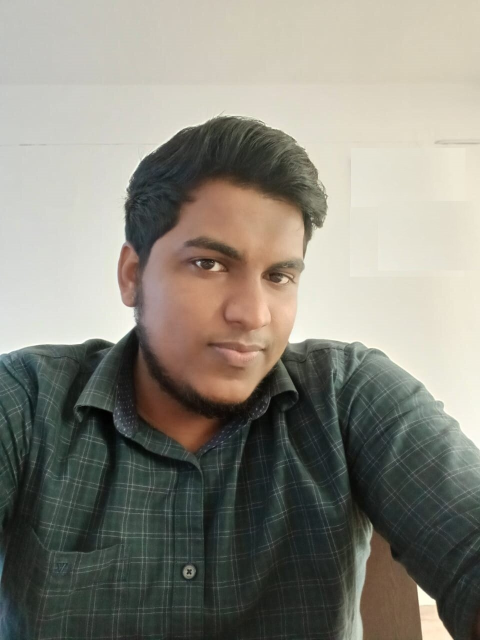
#> input picture training-data/s1/1.jpg, 960 x 1280 px (shown at 1/2 size); its folder holds only this picture in this run
$ python 'face recognisation.py'
#> lines starting #> are read from the running program, lines starting #| are printed output that depends on the picture
import cv2
import numpy as np
import os

subjects = ["unknown", "Savad", "Riyas"]

def detect_face(img):
    gray = cv2.cvtColor(img, cv2.COLOR_BGR2GRAY)
    face_cascade = cv2.CascadeClassifier("lbpcascade_frontalface.xml")
    faces =face_cascade.detectMultiScale(gray, scaleFactor=1.2, minNeighbors=5)
    if len(faces) ==0:
      return None, None
    a,b,c,d =faces[0]
    return gray[a:a+d, b:b+c], faces[0]

def prepare_training_data(data_folder_path):
#> called with data_folder_path = 'training-data'
  dirs =os.listdir(data_folder_path)
  faces =[]
  labels =[]
  for dir_name in dirs:
    if not dir_name.startswith("s"):
      continue
    label =int(dir_name.replace("s",""))
    subject_dir_path =data_folder_path+'/'+dir_name
    subject_images_name =os.listdir(subject_dir_path)
    for image_name in subject_images_name:
      image_path =subject_dir_path+ '/' + image_name
      image =cv2.imread(image_path)
#> image is the input picture: shape (1280, 960, 3); mean B, G, R 124.8, 135.1, 137.3
      cv2.imshow("Training On Images......", cv2.resize(image, (400,500)))
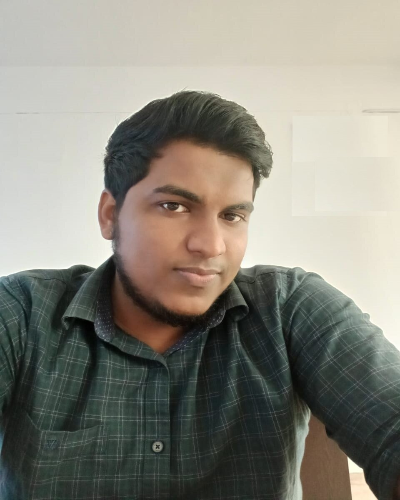
#> window 'Training On Images......': shape (500, 400, 3); mean B, G, R 124.7, 135, 137.2
      cv2.waitKey(100)
      face, rect =detect_face(image)
#> in detect_face, `faces =face_cascade.detectMultiScale(gray, scaleFactor=1.2, minNeighbo..`: faces = ()
      if face is not None:
        faces.append(face)
        labels.append(label)
#> pass 2 of the loop in prepare_training_data, `for dir_name in dirs:`:
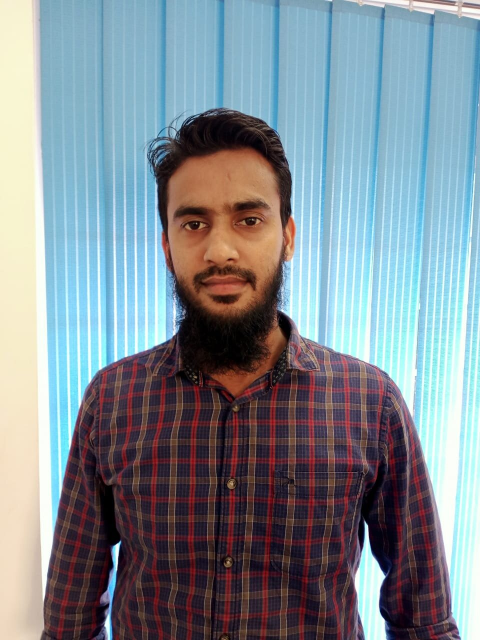
#> input picture training-data/s2/1.jpg, 960 x 1280 px (shown at 1/2 size)
#> in prepare_training_data, image is the input picture: shape (1280, 960, 3); mean B, G, R 147.6, 139.6, 128.6
#> in detect_face (call 2), `gray = cv2.cvtColor(img, cv2.COLOR_BGR2GRAY)`:
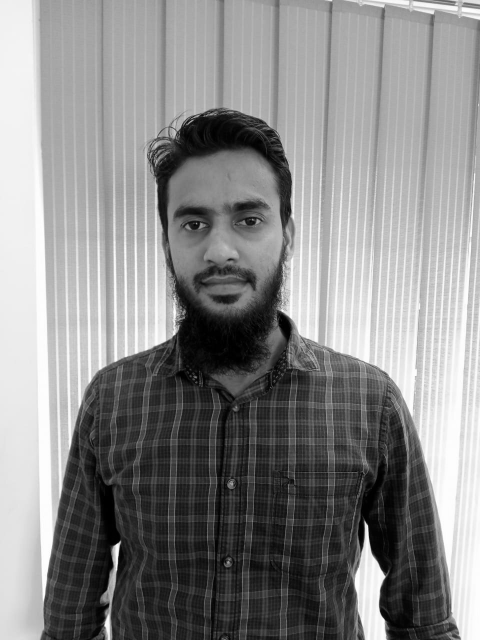
#> gray: shape (1280, 960) (shown at 1/2 size); min 0, max 255, mean 137.2
#> in detect_face (call 2), `faces =face_cascade.detectMultiScale(gray, scaleFactor=1.2, minNeighbo..`: faces = [[280, 317, 328, 328]]
#> a = 280; b = 317; c = 328
#> in prepare_training_data, `face, rect =detect_face(image)`:
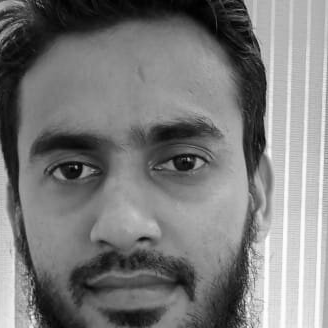
#> face: shape (328, 328); min 1, max 254, mean 123.1
#> in prepare_training_data, `face, rect =detect_face(image)`: rect = [280, 317, 328, 328]
  cv2.destroyAllWindows()
  cv2.waitKey()
  cv2.destroyAllWindows()
  return faces,labels

print('Preparing Data....')
faces,labels =prepare_training_data('training-data')
#> faces = 1 item; labels = [2]
print("Data Prepared!")

print("Face ->", len(faces))
#| Face -> 1
print("Label ->", len(labels))
#| Label -> 1

face_recognizer =cv2.face.LBPHFaceRecognizer_create()
face_recognizer.train(faces, np.array(labels))

def draw_rectangle(img, rect):
  x,y,w,h =rect
  cv2.rectangle(img, (x,y), (x+w, y+h), (50, 150, 250), 2)

def draw_text(img, text, x,y):
  cv2.putText(img, text, (x,y), cv2.FONT_HERSHEY_COMPLEX, 1.5, (100,200,300), 4)

def predict(img):
  #img =test_img.copy()
  face,rect =detect_face(img)
  label, confident =face_recognizer.predict(face)
  label_text =subjects[label]
  draw_rectangle(img, rect)
  draw_text(img,label_text, rect[0], rect[1]-5)
  return img

print("Predicting Images...")
test_img1 =cv2.imread('test-data/test1.jpg')
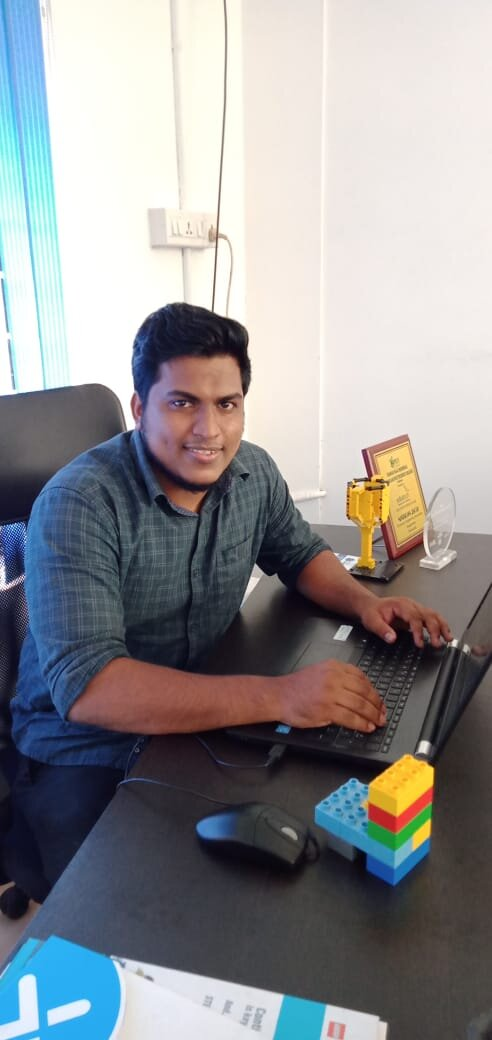
#> input picture test-data/test1.jpg, 492 x 1040 px
#> test_img1 is the input picture: shape (1040, 492, 3); mean B, G, R 147.2, 145.1, 145
test_img2 =cv2.imread('test-data/test2.jpg')
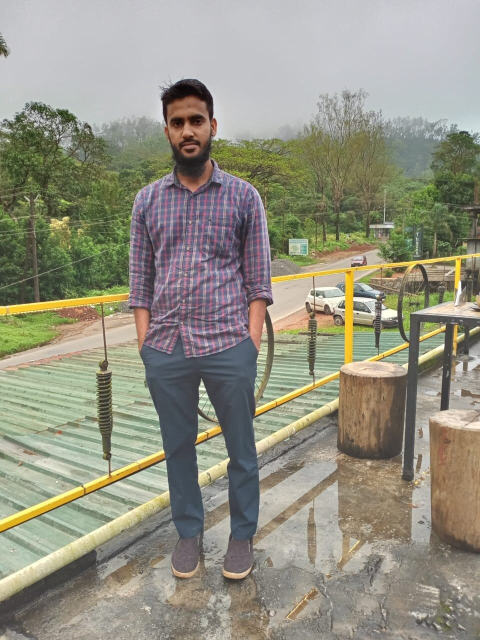
#> input picture test-data/test2.jpg, 960 x 1280 px (shown at 1/2 size)
#> test_img2 is the input picture: shape (1280, 960, 3); mean B, G, R 130.1, 145.6, 147.6

predicted_img1 =predict(test_img1)
#> in predict, `face,rect =detect_face(img)`: rect = [148, 359, 116, 116]
#> in predict, `label, confident =face_recognizer.predict(face)`: label = 2; confident = 197.3
#> in predict, `label_text =subjects[label]`: label_text = 'Riyas'
#> in draw_rectangle, `x,y,w,h =rect`: x = 148; y = 359; w = 116
predicted_img2 =predict(test_img2)
#> in detect_face (call 4), `gray = cv2.cvtColor(img, cv2.COLOR_BGR2GRAY)`:
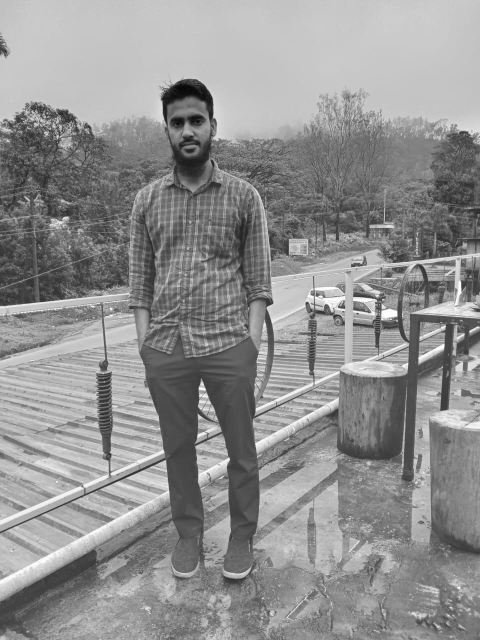
#> gray: shape (1280, 960) (shown at 1/2 size); min 4, max 255, mean 144.4
#> in detect_face (call 4), `faces =face_cascade.detectMultiScale(gray, scaleFactor=1.2, minNeighbo..`: faces = [[313, 196, 126, 126]]
#> in detect_face (call 4), `a,b,c,d =faces[0]`: a = 313; b = 196; c = 126
#> in predict (call 2), `face,rect =detect_face(img)`:
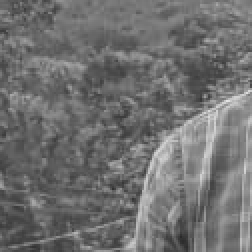
#> face: shape (126, 126) (shown 2 times larger); min 41, max 229, mean 111.6
#> in predict (call 2), `face,rect =detect_face(img)`: rect = [313, 196, 126, 126]
#> in predict (call 2), `label, confident =face_recognizer.predict(face)`: confident = 81.09
print("Prediction Complete \nAll Finished")

cv2.imshow(subjects[1], cv2.resize(predicted_img1, (400,500)))
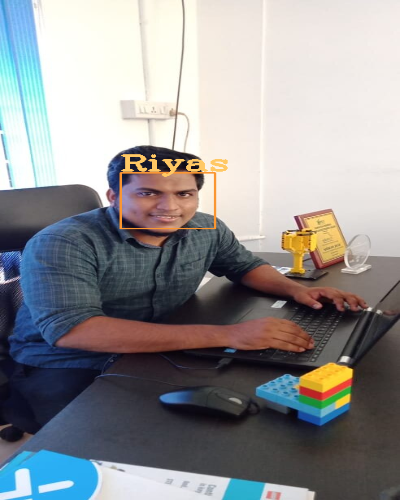
#> window 'Savad': shape (500, 400, 3); mean B, G, R 147, 145.6, 145.9
cv2.imshow(subjects[2], cv2.resize(predicted_img2, (400,500)))
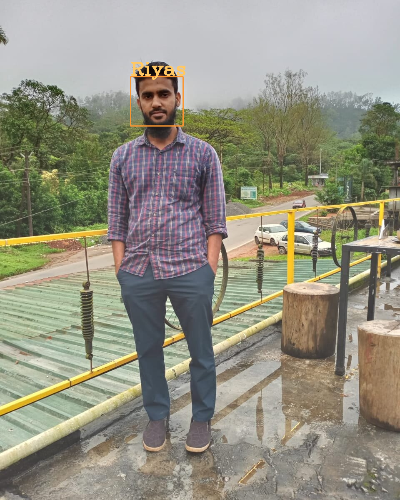
#> window 'Riyas': shape (500, 400, 3); mean B, G, R 129.9, 145.7, 147.9
cv2.waitKey(0)
cv2.destroyAllWindows()
cv2.waitKey(1)
cv2.destroyAllWindows()
